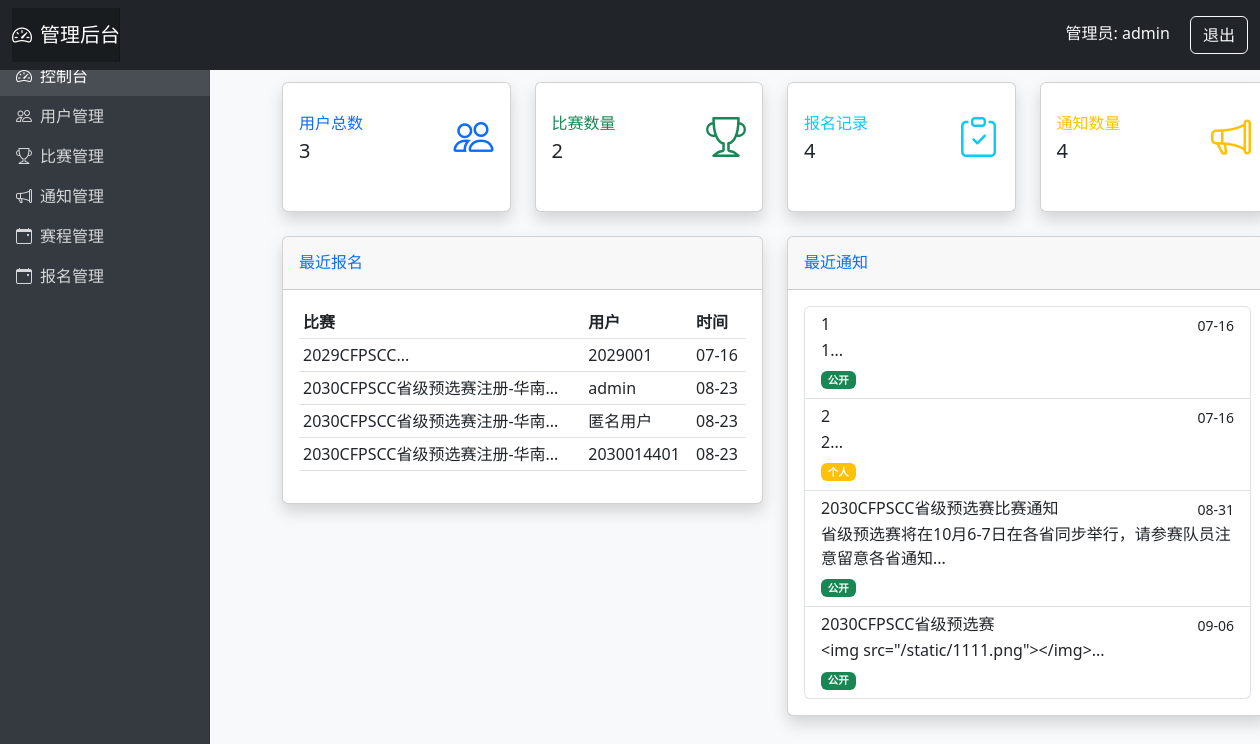
The page /admin (signed in) on the database its author committed.
### main.py (models this page shows, shortened)
class User(db.Model):
    id = db.Column(db.Integer, primary_key=True)
    username = db.Column(db.String(80), unique=True, nullable=False)
    password = db.Column(db.String(120), nullable=False)
    name = db.Column(db.String(100), nullable=True)
    email = db.Column(db.String(100), nullable=True)
    phone = db.Column(db.String(20), nullable=True)
    team_name = db.Column(db.String(100), nullable=True)  # 新增队伍名称
    province = db.Column(db.String(50), nullable=True)    # 新增省份
    is_admin = db.Column(db.Boolean, default=False)
    registrations = db.relationship('Registration', backref='user', lazy=True)

class Competition(db.Model):
    id = db.Column(db.Integer, primary_key=True)
    title = db.Column(db.String(200), nullable=False)
    description = db.Column(db.Text, nullable=False)
    start_date = db.Column(db.DateTime, nullable=False)
    end_date = db.Column(db.DateTime, nullable=False)
    form_fields = db.Column(db.Text, nullable=False)  # JSON格式的表单字段
    registrations = db.relationship('Registration', backref='competition', lazy=True)

class Registration(db.Model):
    id = db.Column(db.Integer, primary_key=True)
    competition_id = db.Column(db.Integer, db.ForeignKey('competition.id'), nullable=False)
    user_id = db.Column(db.Integer, db.ForeignKey('user.id'), nullable=True)
    form_data = db.Column(db.Text, nullable=False)  # JSON格式的表单数据
    registration_date = db.Column(db.DateTime, default=datetime.utcnow)
    status = db.Column(db.String(20), default='pending')  # 新增状态字段: pending/confirmed/rejected

class Notice(db.Model):
    id = db.Column(db.Integer, primary_key=True)
    title = db.Column(db.String(200), nullable=False)
    content = db.Column(db.Text, nullable=False)
    publish_date = db.Column(db.DateTime, default=datetime.utcnow)
    is_public = db.Column(db.Boolean, default=True)
    user_id = db.Column(db.Integer, db.ForeignKey('user.id'), nullable=True)  # 针对特定用户的通知

### main.py (the view)
@app.route('/admin')
def admin_dashboard():
    if not is_admin():
        flash('无权访问管理员页面', 'danger')
        return redirect(url_for('home'))
    users = User.query.all()
    competitions = Competition.query.all()
    notices = Notice.query.all()
    schedules = Schedule.query.all()
    registrations = Registration.query.all()
    user_map = {user.id: user for user in users}
    comp_map = {comp.id: comp for comp in competitions}
    return render_template('admin/dashboard.html',
                          users=users,
                          competitions=competitions,
                          notices=notices,
                          schedules=schedules,
                          registrations=registrations,
                          user_map=user_map,
                          comp_map=comp_map)

### main.py (called while the page is built)
def is_admin():
    return 'is_admin' in session and session['is_admin']

### templates/admin/dashboard.html
{% extends "admin/base.html" %}
{% block admin_content %}
<div class="container-fluid">
    <h2 class="mb-4">管理员控制台</h2>
    <div class="row">
        <div class="col-xl-3 col-md-6 mb-4">
            <div class="card border-left-primary shadow h-100 py-2">
                <div class="card-body">
                    <div class="row no-gutters align-items-center">
                        <div class="col mr-2">
                            <div class="text-xs font-weight-bold text-primary text-uppercase mb-1">
                                用户总数</div>
                            <div class="h5 mb-0 font-weight-bold text-gray-800">{{ users|length }}</div>
                        </div>
                        <div class="col-auto">
                            <i class="bi bi-people fs-1 text-primary"></i>
                        </div>
                    </div>
                </div>
            </div>
        </div>
        <div class="col-xl-3 col-md-6 mb-4">
            <div class="card border-left-success shadow h-100 py-2">
                <div class="card-body">
                    <div class="row no-gutters align-items-center">
                        <div class="col mr-2">
                            <div class="text-xs font-weight-bold text-success text-uppercase mb-1">
                                比赛数量</div>
                            <div class="h5 mb-0 font-weight-bold text-gray-800">{{ competitions|length }}</div>
                        </div>
                        <div class="col-auto">
                            <i class="bi bi-trophy fs-1 text-success"></i>
                        </div>
                    </div>
                </div>
            </div>
        </div>
        <div class="col-xl-3 col-md-6 mb-4">
            <div class="card border-left-info shadow h-100 py-2">
                <div class="card-body">
                    <div class="row no-gutters align-items-center">
                        <div class="col mr-2">
                            <div class="text-xs font-weight-bold text-info text-uppercase mb-1">
                                报名记录</div>
                            <div class="h5 mb-0 font-weight-bold text-gray-800">{{ registrations|length }}</div>
                        </div>
                        <div class="col-auto">
                            <i class="bi bi-clipboard-check fs-1 text-info"></i>
                        </div>
                    </div>
                </div>
            </div>
        </div>
        <div class="col-xl-3 col-md-6 mb-4">
            <div class="card border-left-warning shadow h-100 py-2">
                <div class="card-body">
                    <div class="row no-gutters align-items-center">
                        <div class="col mr-2">
                            <div class="text-xs font-weight-bold text-warning text-uppercase mb-1">
                                通知数量</div>
                            <div class="h5 mb-0 font-weight-bold text-gray-800">{{ notices|length }}</div>
                        </div>
                        <div class="col-auto">
                            <i class="bi bi-megaphone fs-1 text-warning"></i>
                        </div>
                    </div>
                </div>
            </div>
        </div>
    </div>
    <div class="row">
        <div class="col-lg-6">
            <div class="card shadow mb-4">
                <div class="card-header py-3 d-flex flex-row align-items-center justify-content-between">
                    <h6 class="m-0 font-weight-bold text-primary">最近报名</h6>
                </div>
                <div class="card-body">
                    {% if registrations|length > 0 %}
                    <div class="table-responsive">
                        <table class="table table-sm">
                            <thead>
                                <tr>
                                    <th>比赛</th>
                                    <th>用户</th>
                                    <th>时间</th>
                                </tr>
                            </thead>
                            <tbody>
                                {% for reg in registrations[:5] %}
                                <tr>
                                    <td>{{ comp_map[reg.competition_id].title[:20] }}...</td>
                                    <td>
                                        {% if reg.user_id %}
                                        {{ user_map[reg.user_id].username }}
                                        {% else %}
                                        匿名用户
                                        {% endif %}
                                    </td>
                                    <td>{{ reg.registration_date.strftime('%m-%d') }}</td>
                                </tr>
                                {% endfor %}
                            </tbody>
                        </table>
                    </div>
                    {% else %}
                    <div class="alert alert-info">
                        暂无报名记录
                    </div>
                    {% endif %}
                </div>
            </div>
        </div>
        <div class="col-lg-6">
            <div class="card shadow mb-4">
                <div class="card-header py-3 d-flex flex-row align-items-center justify-content-between">
                    <h6 class="m-0 font-weight-bold text-primary">最近通知</h6>
                </div>
                <div class="card-body">
                    {% if notices|length > 0 %}
                    <div class="list-group">
                        {% for notice in notices[:5] %}
                        <a href="#" class="list-group-item list-group-item-action">
                            <div class="d-flex w-100 justify-content-between">
                                <h6 class="mb-1">{{ notice.title }}</h6>
                                <small>{{ notice.publish_date.strftime('%m-%d') }}</small>
                            </div>
                            <p class="mb-1">{{ notice.content[:50] }}...</p>
                            <small>
                                {% if notice.is_public %}
                                <span class="badge bg-success">公开</span>
                                {% else %}
                                <span class="badge bg-warning">个人</span>
                                {% endif %}
                            </small>
                        </a>
                        {% endfor %}
                    </div>
                    {% else %}
                    <div class="alert alert-info">
                        暂无通知
                    </div>
                    {% endif %}
                </div>
            </div>
        </div>
    </div>
</div>
{% endblock %}

### templates/admin/base.html (shortened to what this page needs)
<!DOCTYPE html>
<html lang="zh-CN">
<head>
    <link href="https://cdn.jsdelivr.net/npm/bootstrap@5.3.0/dist/css/bootstrap.min.css" rel="stylesheet">
    <link rel="stylesheet" href="https://cdn.jsdelivr.net/npm/bootstrap-icons@1.10.0/font/bootstrap-icons.css">
</head>
<body>
    <nav class="navbar navbar-dark bg-dark fixed-top">
        <div class="container-fluid">
            <a class="navbar-brand" href="{{ url_for('admin_dashboard') }}">
                <i class="bi bi-speedometer2 me-2"></i>管理后台
            </a>
            <div>
                <span class="text-light me-3">管理员: {{ session.username }}</span>
                <a href="{{ url_for('logout') }}" class="btn btn-outline-light">退出</a>
            </div>
        </div>
    </nav>
    <div class="container-fluid">
        <div class="row">
            <nav class="col-md-2 d-none d-md-block sidebar">
                <div class="sidebar-sticky">
                    <ul class="nav flex-column">
                        <li class="nav-item">
                            <a class="nav-link active" href="{{ url_for('admin_dashboard') }}">
                                <i class="bi bi-speedometer2 me-2"></i>控制台
                            </a>
                        </li>
                        <li class="nav-item">
                            <a class="nav-link" href="{{ url_for('manage_users') }}">
                                <i class="bi bi-people me-2"></i>用户管理
                            </a>
                        </li>
                        <li class="nav-item">
                            <a class="nav-link" href="{{ url_for('manage_competitions') }}">
                                <i class="bi bi-trophy me-2"></i>比赛管理
                            </a>
                        </li>
                        <li class="nav-item">
                            <a class="nav-link" href="{{ url_for('manage_notices') }}">
                                <i class="bi bi-megaphone me-2"></i>通知管理
                            </a>
                        </li>
                        <li class="nav-item">
                            <a class="nav-link" href="{{ url_for('manage_schedules') }}">
                                <i class="bi bi-calendar-event me-2"></i>赛程管理
                            </a>
                        </li>
                        <li class="nav-item">
                            <a class="nav-link" href="{{ url_for('manage_registrations') }}">
                                <i class="bi bi-calendar-event me-2"></i>报名管理
                            </a>
                        </li>
                    </ul>
                </div>
            </nav>
            <main role="main" class="col-md-10 ml-sm-auto main-content">
                {% block admin_content %}{% endblock %}
            </main>
        </div>
    </div>
</body>
</html>

### templates/admin/base.html (style rules this page uses)
body { background-color: #f8f9fa; }
.sidebar { position: fixed; top: 0; bottom: 0; left: 0; z-index: 100; padding: 48px 0 0; box-shadow: inset -1px 0 0 rgba(0, 0, 0, .1); background-color: #343a40; color: white; }
.sidebar-sticky { position: relative; top: 0; height: calc(100vh - 48px); padding-top: .5rem; overflow-x: hidden; overflow-y: auto; }
.sidebar .nav-link { color: rgba(255, 255, 255, 0.8); font-weight: 500; }
.sidebar .nav-link.active { color: #fff; background-color: rgba(255,255,255,0.1); }
.navbar-brand { padding-top: .75rem; padding-bottom: .75rem; background-color: rgba(0, 0, 0, .25); box-shadow: inset -1px 0 0 rgba(0, 0, 0, .25); }
.main-content { margin-left: 250px; padding: 20px; }
.card { box-shadow: 0 4px 6px rgba(0,0,0,0.1); margin-bottom: 20px; }

### rows shown on the page
User: username "admin"
Registration: registration_date "07-16"
Competition: title "2029CFPSCC"
User: username "2029001"
Registration: registration_date "08-23"
Competition: title "2030CFPSCC省级预选赛注册-华南"
Registration: shows "匿名用户", registration_date "08-23"
Registration: registration_date "08-23"
User: username "2030014401"
Notice: title "1", publish_date "07-16", content "1", is_public "公开"
Notice: title "2", publish_date "07-16", content "2", is_public "个人"
Notice: title "2030CFPSCC省级预选赛比赛通知", publish_date "08-31", content "省级预选赛将在10月6-7日在各省同步举行，请参赛队员注意留意各省通知", is_public "公开"
Notice: title "2030CFPSCC省级预选赛", publish_date "09-06", content "<img src=\"/static/1111.png\"></img>", is_public "公开"

### other values the page prints
{{ users|length }} "3"
{{ competitions|length }} "2"
{{ registrations|length }} "4"
{{ notices|length }} "4"
